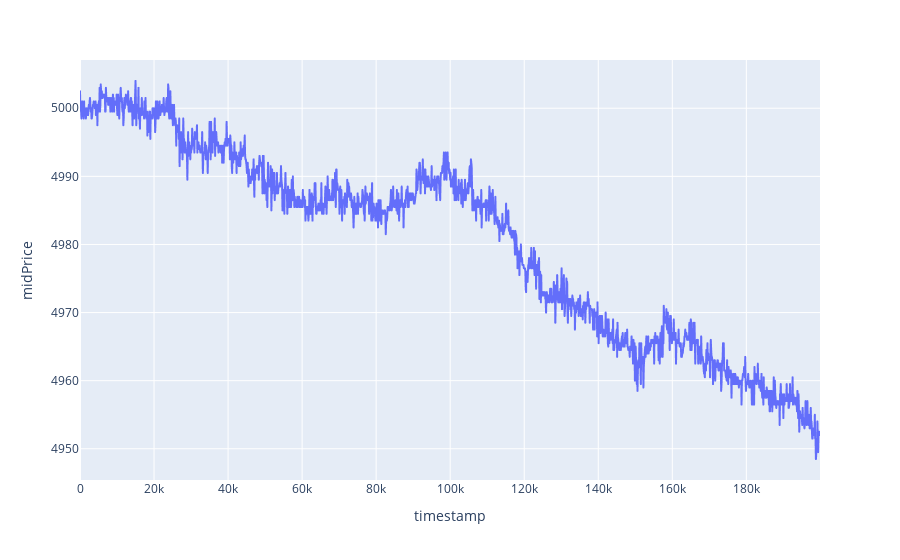

Notebook code cell kept with this figure:
### Code cell
import plotly.express as px
dfs = df[df.listing == 'STARFRUIT']
fig = px.line(dfs, x='timestamp', y="midPrice")
fig.show()

### Figure 1 — Plotly figure (JSON) as saved in the notebook; plotly's stock layout.template omitted (floating-point values rounded to 4 significant figures; data arrays with more than 128 entries replaced by an {"elided": "..."} marker saying what was removed)
{"data": [{"hovertemplate": "timestamp=%{x}<br>midPrice=%{y}<extra></extra>", "legendgroup": "", "line": {"color": "#636efa", "dash": "solid"}, "marker": {"symbol": "circle"}, "mode": "lines", "name": "", "showlegend": false, "type": "scattergl", "x": {"elided": "2000 int values"}, "xaxis": "x", "y": {"elided": "2000 float values"}, "yaxis": "y"}], "layout": {"legend": {"tracegroupgap": 0}, "margin": {"t": 60}, "xaxis": {"anchor": "y", "domain": [0, 1], "title": {"text": "timestamp"}}, "yaxis": {"anchor": "x", "domain": [0, 1], "title": {"text": "midPrice"}}}}
